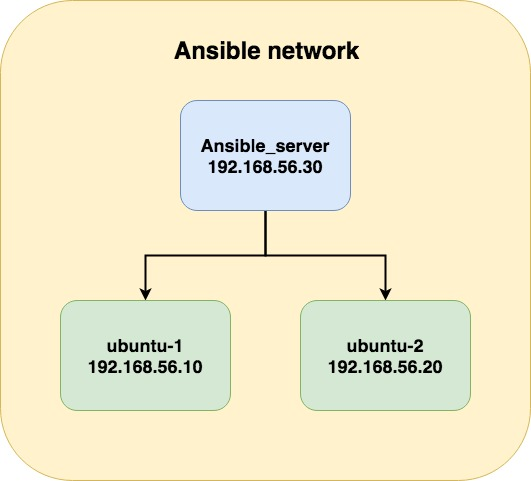
#> input picture ansible-intro/img/ansible_structure.jpg, 531 x 481 px
$ python contour_image.py ../../../../../ansible-intro/img/ansible_structure.jpg
#> lines starting #> are read from the running program, lines starting #| are printed output that depends on the picture; after the words box and inside, x2 and y2 are one past the last pixel; in counts of white or black regions, pixels touching at a corner belong together
import cv2 as cv
import sys

if len(sys.argv) != 2:
    exit(f"Usage: {sys.argv[0]} FILENAME")

filename = sys.argv[1]

original = cv.imread(filename)
#> original is the input picture: shape (481, 531, 3); mean B, G, R 203.9, 233.9, 239.9
cv.imshow('Original', original)
grey = cv.cvtColor(original, cv.COLOR_BGR2GRAY)
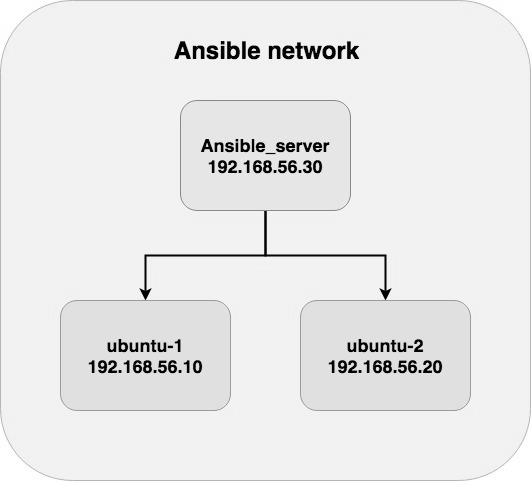
#> grey: shape (481, 531); min 0, max 255, mean 232.5
cv.imshow('Grey', grey)
canny = cv.Canny(grey, 125, 175)  # # or of original?
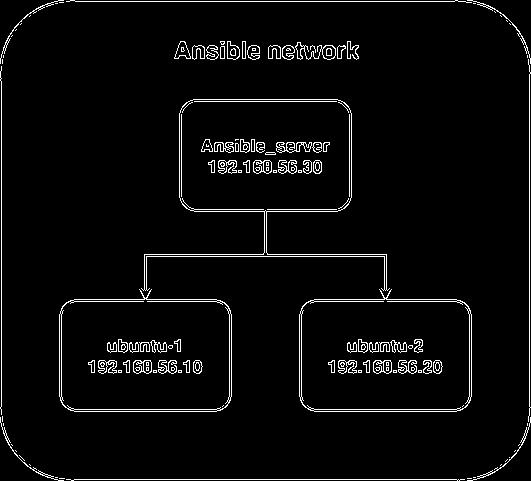
#> canny: shape (481, 531); 3.9% white in thin lines or dots
contours, hierarchies = cv.findContours(canny, cv.RETR_LIST, cv.CHAIN_APPROX_NONE)
#> contours = 333 contours, 193 with area under 20; largest, box (x1, y1, x2, y2) and area: (141, 99, 390, 291) 19717, (299, 289, 472, 412) 19008, (59, 289, 232, 412) 19008, (179, 99, 352, 212) 18988, (301, 298, 470, 410) 18285
# Try also
# cv.RETR_EXTERNAL
# cv.RETR_TREE

# cv.CHAIN_APPROX_NONE - return all the contours
# cv.CHAIN_APPROX_SIMPLE - compress to endpoints

# Number of contours: length of the list

# Try to blur the image before finding the edges and finding the contours it will probably reduce the contours

# ret, threshold = cv.threshold(img, 125, 255, cv.THRESH_BINARY)
# this will try to binarize the image


print(contours)
#> (printed output is left out)
cv.waitKey(0)
